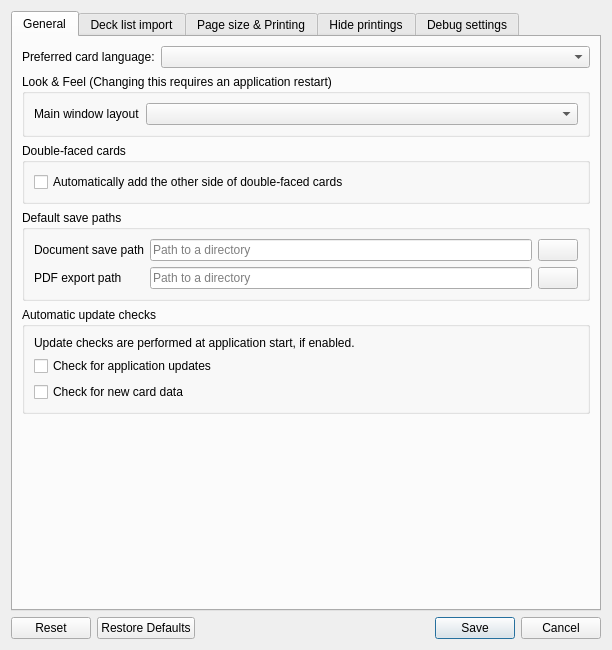
<?xml version="1.0" encoding="UTF-8"?>
<ui version="4.0">
 <class>SettingsWindow</class>
 <widget class="QDialog" name="SettingsWindow">
  <property name="windowModality">
   <enum>Qt::ApplicationModal</enum>
  </property>
  <property name="geometry">
   <rect>
    <x>0</x>
    <y>0</y>
    <width>612</width>
    <height>650</height>
   </rect>
  </property>
  <property name="windowTitle">
   <string>Settings</string>
  </property>
  <layout class="QVBoxLayout" name="dialog_layout">
   <item>
    <widget class="QTabWidget" name="tab_widget">
     <property name="currentIndex">
      <number>0</number>
     </property>
     <widget class="QWidget" name="tab_general">
      <attribute name="title">
       <string>General</string>
      </attribute>
      <layout class="QGridLayout" name="gridLayout">
       <item row="1" column="0">
        <widget class="QLabel" name="preferred_language_label">
         <property name="text">
          <string>Preferred card language:</string>
         </property>
         <property name="buddy">
          <cstring>preferred_language_combo_box</cstring>
         </property>
        </widget>
       </item>
       <item row="1" column="1">
        <widget class="QComboBox" name="preferred_language_combo_box">
         <property name="sizePolicy">
          <sizepolicy hsizetype="Expanding" vsizetype="Fixed">
           <horstretch>0</horstretch>
           <verstretch>0</verstretch>
          </sizepolicy>
         </property>
         <property name="toolTip">
          <string>Language choices will default to the chosen language here.

Entries use the language codes as listed on Scryfall.</string>
         </property>
        </widget>
       </item>
       <item row="2" column="0" colspan="2">
        <widget class="QGroupBox" name="look_and_feel_settings_group_box">
         <property name="title">
          <string>Look &amp;&amp; Feel (Changing this requires an application restart)</string>
         </property>
         <layout class="QGridLayout" name="gridLayout_2">
          <item row="0" column="0">
           <widget class="QLabel" name="add_card_widget_style_label">
            <property name="text">
             <string>Main window layout</string>
            </property>
            <property name="buddy">
             <cstring>add_card_widget_style_combo_box</cstring>
            </property>
           </widget>
          </item>
          <item row="0" column="1">
           <widget class="QComboBox" name="add_card_widget_style_combo_box">
            <property name="sizePolicy">
             <sizepolicy hsizetype="Expanding" vsizetype="Fixed">
              <horstretch>0</horstretch>
              <verstretch>0</verstretch>
             </sizepolicy>
            </property>
            <property name="toolTip">
             <string>Horizontal adds a wide, horizontal search area above the currently edited page, and is best for taller screens, like 4:3 or 3:2.
Columnar organizes the main window content in four columns, and is best for (ultra-)wide screens.
Tabbed uses tabs to only show parts of the main window at a time. Best used with small screens in portrait mode (i.e. 9:16), otherwise not recommended.</string>
            </property>
           </widget>
          </item>
         </layout>
        </widget>
       </item>
       <item row="3" column="0" colspan="2">
        <widget class="QGroupBox" name="double_faced_cards_group_box">
         <property name="title">
          <string>Double-faced cards</string>
         </property>
         <layout class="QVBoxLayout" name="verticalLayout_5">
          <item>
           <widget class="QCheckBox" name="automatically_add_opposing_faces">
            <property name="toolTip">
             <string>When adding double-faced cards, automatically add the same number of copies of the other side.
Uses the appropriate, matching other card side.
Uncheck to disable this automatism.</string>
            </property>
            <property name="text">
             <string>Automatically add the other side of double-faced cards</string>
            </property>
           </widget>
          </item>
         </layout>
        </widget>
       </item>
       <item row="4" column="0" colspan="2">
        <widget class="QGroupBox" name="default_paths_group_box">
         <property name="toolTip">
          <string>These paths are selected by default when browsing the file system for files</string>
         </property>
         <property name="title">
          <string>Default save paths</string>
         </property>
         <layout class="QGridLayout" name="gridLayout_4">
          <item row="1" column="1">
           <widget class="QLineEdit" name="pdf_save_path">
            <property name="toolTip">
             <string>If set, use this as the default location for saving exported PDF documents.</string>
            </property>
            <property name="inputMethodHints">
             <set>Qt::ImhNoAutoUppercase</set>
            </property>
            <property name="placeholderText">
             <string>Path to a directory</string>
            </property>
            <property name="clearButtonEnabled">
             <bool>true</bool>
            </property>
           </widget>
          </item>
          <item row="0" column="1">
           <widget class="QLineEdit" name="document_save_path">
            <property name="toolTip">
             <string>If set, use this as the default location for saving documents.</string>
            </property>
            <property name="inputMethodHints">
             <set>Qt::ImhNoAutoUppercase</set>
            </property>
            <property name="placeholderText">
             <string>Path to a directory</string>
            </property>
            <property name="clearButtonEnabled">
             <bool>true</bool>
            </property>
           </widget>
          </item>
          <item row="1" column="2">
           <widget class="QPushButton" name="pdf_save_path_browse_button">
            <property name="toolTip">
             <string>Browse…</string>
            </property>
            <property name="text">
             <string/>
            </property>
            <property name="icon">
             <iconset theme="document-open"/>
            </property>
           </widget>
          </item>
          <item row="0" column="0">
           <widget class="QLabel" name="document_save_path_label">
            <property name="text">
             <string>Document save path</string>
            </property>
            <property name="buddy">
             <cstring>document_save_path</cstring>
            </property>
           </widget>
          </item>
          <item row="1" column="0">
           <widget class="QLabel" name="pdf_save_path_label">
            <property name="text">
             <string>PDF export path</string>
            </property>
            <property name="buddy">
             <cstring>pdf_save_path</cstring>
            </property>
           </widget>
          </item>
          <item row="0" column="2">
           <widget class="QPushButton" name="document_save_path_browse_button">
            <property name="toolTip">
             <string>Browse…</string>
            </property>
            <property name="text">
             <string/>
            </property>
            <property name="icon">
             <iconset theme="document-open"/>
            </property>
           </widget>
          </item>
         </layout>
        </widget>
       </item>
       <item row="5" column="0" colspan="2">
        <widget class="QGroupBox" name="update_check_group_box">
         <property name="toolTip">
          <string/>
         </property>
         <property name="title">
          <string>Automatic update checks</string>
         </property>
         <layout class="QVBoxLayout" name="verticalLayout_9">
          <item>
           <widget class="QLabel" name="update_check_label">
            <property name="text">
             <string>Update checks are performed at application start, if enabled.</string>
            </property>
           </widget>
          </item>
          <item>
           <widget class="QCheckBox" name="check_application_updates_enabled">
            <property name="toolTip">
             <string>If enabled, check for application updates, and notify if new updates are available for installation.</string>
            </property>
            <property name="text">
             <string>Check for application updates</string>
            </property>
            <property name="tristate">
             <bool>true</bool>
            </property>
           </widget>
          </item>
          <item>
           <widget class="QCheckBox" name="check_card_data_updates_enabled">
            <property name="toolTip">
             <string>If enabled, query the Scryfall API if new cards are available. If so, offer to update the local card data.</string>
            </property>
            <property name="text">
             <string>Check for new card data</string>
            </property>
            <property name="tristate">
             <bool>true</bool>
            </property>
           </widget>
          </item>
         </layout>
        </widget>
       </item>
       <item row="6" column="0" colspan="2">
        <spacer name="verticalSpacer">
         <property name="orientation">
          <enum>Qt::Vertical</enum>
         </property>
         <property name="sizeHint" stdset="0">
          <size>
           <width>20</width>
           <height>40</height>
          </size>
         </property>
        </spacer>
       </item>
      </layout>
     </widget>
     <widget class="QWidget" name="tab_decklist_import">
      <attribute name="title">
       <string>Deck list import</string>
      </attribute>
      <layout class="QGridLayout" name="gridLayout_3">
       <item row="3" column="1">
        <widget class="QLineEdit" name="deck_list_search_path">
         <property name="toolTip">
          <string>If set, use this as the default location for loading deck lists. Your webbrowser’s download directorry is a good choice.</string>
         </property>
         <property name="inputMethodHints">
          <set>Qt::ImhNoAutoUppercase</set>
         </property>
         <property name="placeholderText">
          <string>Path to a directory</string>
         </property>
         <property name="clearButtonEnabled">
          <bool>true</bool>
         </property>
        </widget>
       </item>
       <item row="3" column="2">
        <widget class="QPushButton" name="deck_list_search_path_browse_button">
         <property name="toolTip">
          <string>Browse…</string>
         </property>
         <property name="text">
          <string/>
         </property>
         <property name="icon">
          <iconset theme="document-open"/>
         </property>
        </widget>
       </item>
       <item row="1" column="0" colspan="3">
        <widget class="QLabel" name="label">
         <property name="text">
          <string>These options control the deck list import function.</string>
         </property>
        </widget>
       </item>
       <item row="7" column="0" colspan="3">
        <spacer name="verticalSpacer_4">
         <property name="orientation">
          <enum>Qt::Vertical</enum>
         </property>
         <property name="sizeHint" stdset="0">
          <size>
           <width>20</width>
           <height>412</height>
          </size>
         </property>
        </spacer>
       </item>
       <item row="6" column="0" colspan="3">
        <widget class="QGroupBox" name="basic_land_removal_group_box">
         <property name="title">
          <string>Control the one-click basic land removal</string>
         </property>
         <layout class="QVBoxLayout" name="verticalLayout">
          <item>
           <widget class="QLabel" name="basic_land_removal_label">
            <property name="text">
             <string>These options control, if the automatic removal should also include Wastes or Snow-Covered basic lands.</string>
            </property>
            <property name="wordWrap">
             <bool>true</bool>
            </property>
           </widget>
          </item>
          <item>
           <widget class="QCheckBox" name="remove_basic_wastes_enable">
            <property name="whatsThis">
             <string>Include Wastes when removing basic lands.</string>
            </property>
            <property name="text">
             <string>Enable removal of Basic Wastes</string>
            </property>
           </widget>
          </item>
          <item>
           <widget class="QCheckBox" name="remove_snow_basics_enable">
            <property name="whatsThis">
             <string>Include Snow-Covered basic lands when removing basic lands.</string>
            </property>
            <property name="text">
             <string>Enable removal of Snow-Covered Basic lands</string>
            </property>
           </widget>
          </item>
         </layout>
        </widget>
       </item>
       <item row="3" column="0">
        <widget class="QLabel" name="deck_list_search_path_label">
         <property name="text">
          <string>Deck list search path</string>
         </property>
        </widget>
       </item>
       <item row="4" column="0" colspan="3">
        <widget class="QGroupBox" name="print_guessing_group_box">
         <property name="toolTip">
          <string>Not all deck list formats always contain complete data.
These options set the default behaviour when encountering ambiguous card</string>
         </property>
         <property name="title">
          <string>Control print guessing in ambiguous cases</string>
         </property>
         <property name="checked">
          <bool>false</bool>
         </property>
         <layout class="QGridLayout" name="gridLayout_6">
          <item row="2" column="0">
           <widget class="QCheckBox" name="print_guessing_prefer_already_downloaded">
            <property name="toolTip">
             <string>When guessing a printing, prefer printings with already downloaded images over other possible printings.</string>
            </property>
            <property name="text">
             <string>Prefer printings with already downloaded images</string>
            </property>
           </widget>
          </item>
          <item row="3" column="0">
           <widget class="QCheckBox" name="automatic_deck_list_translation_enable">
            <property name="toolTip">
             <string>Always enable automatic deck list translation when importing deck lists.
This avoids adding foreign language cards, if the deck list happens to contain some.</string>
            </property>
            <property name="text">
             <string>Enable translating imported deck lists by default</string>
            </property>
           </widget>
          </item>
          <item row="1" column="0">
           <widget class="QCheckBox" name="print_guessing_enable">
            <property name="toolTip">
             <string>Not all deck list formats always contain complete data to identify exact printings.
If enabled, choose an arbitrary printing, instead of failing to identify such cards.
With some deck list formats, this option is always enabled.</string>
            </property>
            <property name="text">
             <string>Enable print guessing by default</string>
            </property>
           </widget>
          </item>
         </layout>
        </widget>
       </item>
      </layout>
     </widget>
     <widget class="QWidget" name="tab_page_sizes">
      <attribute name="title">
       <string>Page size &amp;&amp; Printing</string>
      </attribute>
      <layout class="QGridLayout" name="tab_page_sizes_layout">
       <item row="3" column="0" colspan="2">
        <widget class="PageConfigWidget" name="page_configuration_group_box">
         <property name="title">
          <string/>
         </property>
        </widget>
       </item>
       <item row="4" column="0" colspan="2">
        <spacer name="verticalSpacer_3">
         <property name="orientation">
          <enum>Qt::Vertical</enum>
         </property>
         <property name="sizeHint" stdset="0">
          <size>
           <width>20</width>
           <height>40</height>
          </size>
         </property>
        </spacer>
       </item>
       <item row="1" column="1">
        <widget class="QSpinBox" name="pdf_page_count_limit">
         <property name="sizePolicy">
          <sizepolicy hsizetype="Expanding" vsizetype="Fixed">
           <horstretch>0</horstretch>
           <verstretch>0</verstretch>
          </sizepolicy>
         </property>
         <property name="toolTip">
          <string>Automatically split PDF documents, if they get longer than this many pages.
Set to zero to disable splitting.


When printing PDFs using a USB flash drive directly connected to the printer,
the printer may refuse to print documents exceeding some arbitrary size limit.
To work around this limitation, you can enable this option,
and limit the number of pages per PDF. If the document has more pages,
it will be exported into multiple PDF documents automatically.</string>
         </property>
         <property name="suffix">
          <string> pages</string>
         </property>
         <property name="maximum">
          <number>2000000000</number>
         </property>
        </widget>
       </item>
       <item row="1" column="0">
        <widget class="QLabel" name="pdf_page_count_limit_label">
         <property name="toolTip">
          <string>Automatically split PDF documents, if they get longer than this many pages.
Set to zero to disable splitting.


When printing PDFs using a USB flash drive directly connected to the printer,
the printer may refuse to print documents exceeding some arbitrary size limit.
To work around this limitation, you can enable this option,
and limit the number of pages per PDF. If the document has more pages,
it will be exported into multiple PDF documents automatically.</string>
         </property>
         <property name="text">
          <string>Split PDF documents longer than</string>
         </property>
         <property name="buddy">
          <cstring>pdf_page_count_limit</cstring>
         </property>
        </widget>
       </item>
      </layout>
     </widget>
     <widget class="QWidget" name="tab_card_data_download">
      <attribute name="title">
       <string>Hide printings</string>
      </attribute>
      <layout class="QVBoxLayout" name="tab_card_data_download_layout">
       <item>
        <widget class="QLabel" name="card_filter_settings_header_label">
         <property name="text">
          <string>These options allow hiding unwanted cards and printings. Hidden printings are treated as though they don’t exist. They can’t be found in the card search and are automatically replaced in loaded documents or imported deck lists, if possible. If all printings of a card are hidden, it won’t be available at all.</string>
         </property>
         <property name="wordWrap">
          <bool>true</bool>
         </property>
        </widget>
       </item>
       <item>
        <widget class="GeneralPrintingFilterWidget" name="card_filter_general_settings"/>
       </item>
       <item>
        <widget class="FormatPrintingFilterWidget" name="card_filter_format_settings"/>
       </item>
       <item>
        <spacer name="verticalSpacer_2">
         <property name="orientation">
          <enum>Qt::Vertical</enum>
         </property>
         <property name="sizeHint" stdset="0">
          <size>
           <width>20</width>
           <height>40</height>
          </size>
         </property>
        </spacer>
       </item>
      </layout>
     </widget>
     <widget class="QWidget" name="tab_debug">
      <attribute name="title">
       <string>Debug settings</string>
      </attribute>
      <layout class="QGridLayout" name="gridLayout_7">
       <item row="3" column="0" colspan="2">
        <widget class="Line" name="debug_settings_header_line">
         <property name="orientation">
          <enum>Qt::Horizontal</enum>
         </property>
        </widget>
       </item>
       <item row="2" column="0" colspan="2">
        <widget class="QLabel" name="debug_settings_headerlabel">
         <property name="text">
          <string>Debug settings (Changing these require an application restart)</string>
         </property>
        </widget>
       </item>
       <item row="9" column="0" colspan="2">
        <spacer name="verticalSpacer_5">
         <property name="orientation">
          <enum>Qt::Vertical</enum>
         </property>
         <property name="sizeHint" stdset="0">
          <size>
           <width>20</width>
           <height>40</height>
          </size>
         </property>
        </spacer>
       </item>
       <item row="6" column="0">
        <widget class="QLabel" name="log_level_label">
         <property name="text">
          <string>Event severity that gets logged to file:</string>
         </property>
         <property name="buddy">
          <cstring>log_level_combo_box</cstring>
         </property>
        </widget>
       </item>
       <item row="7" column="1">
        <widget class="QPushButton" name="open_debug_log_location">
         <property name="text">
          <string>Open debug log directory</string>
         </property>
         <property name="icon">
          <iconset theme="document-open"/>
         </property>
        </widget>
       </item>
       <item row="6" column="1">
        <widget class="QComboBox" name="log_level_combo_box">
         <property name="toolTip">
          <string>Only write events with the given severity level and higher to the log file.</string>
         </property>
        </widget>
       </item>
       <item row="4" column="0" colspan="2">
        <widget class="QCheckBox" name="enable_cutelog_integration">
         <property name="toolTip">
          <string>Cutelog is a live log event viewer that can be used to monitor events in real-time.</string>
         </property>
         <property name="whatsThis">
          <string>&lt;html&gt;&lt;head/&gt;&lt;body&gt;&lt;p&gt;See &lt;a href=&quot;https://github.com/busimus/cutelog&quot;&gt;&lt;span style=&quot; text-decoration: underline; color:#2980b9;&quot;&gt;https://github.com/busimus/cutelog&lt;/span&gt;&lt;/a&gt; for details about Cutelog.&lt;/p&gt;&lt;/body&gt;&lt;/html&gt;</string>
         </property>
         <property name="text">
          <string>Enable Cutelog integration</string>
         </property>
        </widget>
       </item>
       <item row="5" column="0">
        <widget class="QCheckBox" name="enable_write_log_file">
         <property name="text">
          <string>Enable writing a log file to disk</string>
         </property>
        </widget>
       </item>
       <item row="8" column="1">
        <widget class="QPushButton" name="debug_download_card_data_as_file">
         <property name="text">
          <string>Download card data as file</string>
         </property>
         <property name="icon">
          <iconset theme="edit-download"/>
         </property>
        </widget>
       </item>
      </layout>
     </widget>
    </widget>
   </item>
   <item>
    <widget class="QDialogButtonBox" name="button_box">
     <property name="orientation">
      <enum>Qt::Horizontal</enum>
     </property>
     <property name="standardButtons">
      <set>QDialogButtonBox::Cancel|QDialogButtonBox::Reset|QDialogButtonBox::RestoreDefaults|QDialogButtonBox::Save</set>
     </property>
    </widget>
   </item>
  </layout>
 </widget>
 <customwidgets>
  <customwidget>
   <class>PageConfigWidget</class>
   <extends>QGroupBox</extends>
   <header>mtg_proxy_printer.ui.page_config_widget</header>
   <container>1</container>
  </customwidget>
  <customwidget>
   <class>GeneralPrintingFilterWidget</class>
   <extends>QGroupBox</extends>
   <header>mtg_proxy_printer.ui.printing_filter_widgets</header>
   <container>1</container>
  </customwidget>
  <customwidget>
   <class>FormatPrintingFilterWidget</class>
   <extends>QGroupBox</extends>
   <header>mtg_proxy_printer.ui.printing_filter_widgets</header>
   <container>1</container>
  </customwidget>
 </customwidgets>
 <tabstops>
  <tabstop>add_card_widget_style_combo_box</tabstop>
  <tabstop>automatically_add_opposing_faces</tabstop>
  <tabstop>document_save_path</tabstop>
  <tabstop>document_save_path_browse_button</tabstop>
  <tabstop>pdf_save_path</tabstop>
  <tabstop>pdf_save_path_browse_button</tabstop>
  <tabstop>check_application_updates_enabled</tabstop>
  <tabstop>check_card_data_updates_enabled</tabstop>
  <tabstop>print_guessing_enable</tabstop>
  <tabstop>print_guessing_prefer_already_downloaded</tabstop>
  <tabstop>automatic_deck_list_translation_enable</tabstop>
  <tabstop>pdf_page_count_limit</tabstop>
 </tabstops>
 <resources/>
 <connections>
  <connection>
   <sender>button_box</sender>
   <signal>accepted()</signal>
   <receiver>SettingsWindow</receiver>
   <slot>accept()</slot>
   <hints>
    <hint type="sourcelabel">
     <x>284</x>
     <y>643</y>
    </hint>
    <hint type="destinationlabel">
     <x>157</x>
     <y>274</y>
    </hint>
   </hints>
  </connection>
  <connection>
   <sender>button_box</sender>
   <signal>rejected()</signal>
   <receiver>SettingsWindow</receiver>
   <slot>reject()</slot>
   <hints>
    <hint type="sourcelabel">
     <x>352</x>
     <y>643</y>
    </hint>
    <hint type="destinationlabel">
     <x>286</x>
     <y>274</y>
    </hint>
   </hints>
  </connection>
 </connections>
</ui>
